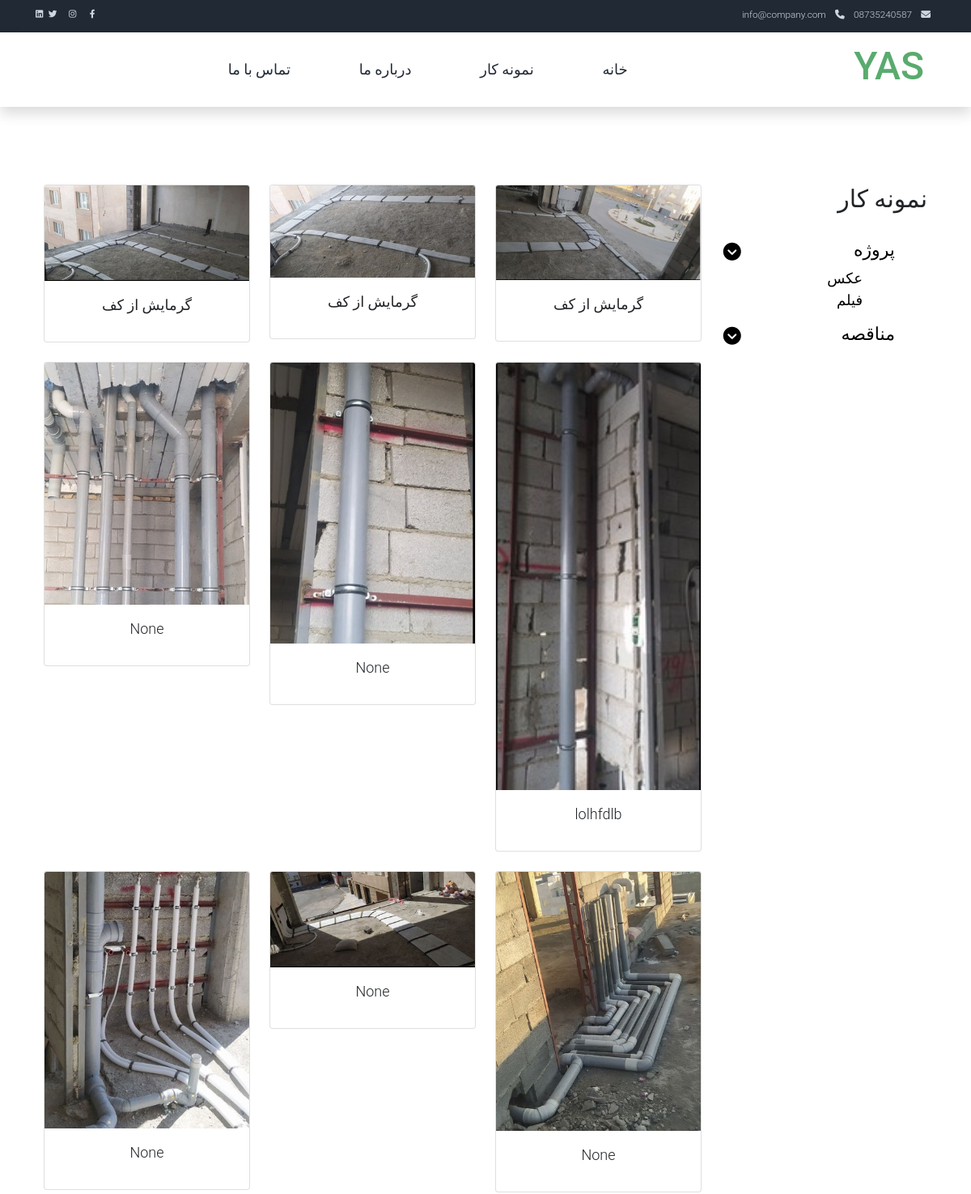
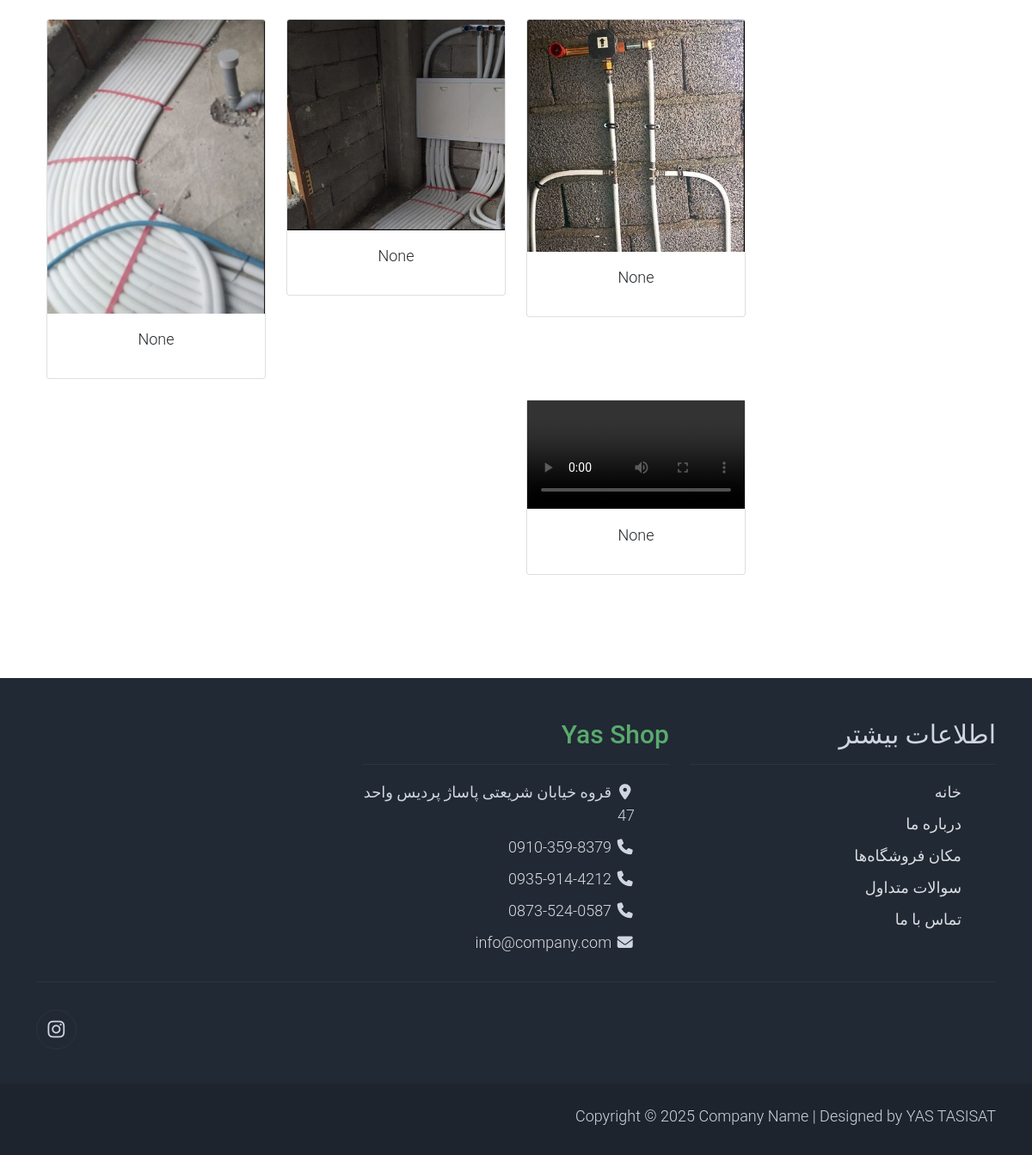
Screenshot of /sample/ with the database file from the repository (2 pictures, top to bottom).
### shop/models.py (models this page shows, shortened)
class MediaItem(models.Model):
    MEDIA_TYPE_CHOICES = (
        ('photo', 'عکس'),
        ('video', 'فیلم'),
    )
    category = models.ForeignKey(Category, on_delete=models.CASCADE)
    media_type = models.CharField(max_length=10, choices=MEDIA_TYPE_CHOICES)
    file = models.FileField(upload_to='gallery/')
    title = models.CharField(max_length=200, blank=True, null=True)

### shop/views.py (the view)
# urls.py: path('sample/', views.sample_view, name='sample'),
def sample_view(request):
    category = request.GET.get('cat')       # project OR monaghese
    media_type = request.GET.get('type')    # photo OR video
    items = MediaItem.objects.all()
    if category:
        items = items.filter(category__name=category)
    if media_type:
        items = items.filter(media_type=media_type)
    return render(request, 'catalog/sample.html', {
        'items': items,
    })

### shop/templates/catalog/sample.html (shortened to what this page needs)
{% extends 'catalog/base.html' %}
{% block content %}
{% load static %}
<body>
<div class="container py-5">
    <div class="row">
        <div class="col-lg-3">
            <h1 class="h2 pb-4">نمونه کار</h1>
            <ul class="list-unstyled templatemo-accordion">
                <li class="pb-3">
                    <a class="collapsed d-flex justify-content-between h3 text-decoration-none" href="#"
                       data-bs-toggle="collapse" data-bs-target="#collapseGender">
                        پروژه
                        <i class="fa fa-fw fa-chevron-circle-down mt-1"></i>
                    </a>
                    <ul id="collapseGender" class="collapse show list-unstyled pl-3">
                        <li><a class="text-decoration-none" href="{% url 'sample' %}?cat=project&type=photo">عکس</a>
                        </li>
                        <li><a class="text-decoration-none" href="{% url 'sample' %}?cat=project&type=video">فیلم</a>
                        </li>
                    </ul>
                </li>
                <li class="pb-3">
                    <a class="collapsed d-flex justify-content-between h3 text-decoration-none" href="#"
                       data-bs-toggle="collapse" data-bs-target="#collapseSale">
                        مناقصه
                        <i class="fa fa-fw fa-chevron-circle-down mt-1"></i>
                    </a>
                </li>
            </ul>
        </div>
  <div class="col-lg-9">
    <div class="row">
        {% for item in items %}
        <div class="col-md-4 mb-4">
            <div class="card">
                {% if item.media_type == 'photo' %}
                    <img src="{{ item.file.url }}" class="card-img-top">
                {% else %}
                    <video controls class="w-100">
                        <source src="{{ item.file.url }}" type="video/mp4">
                    </video>
                {% endif %}
                <div class="card-body text-center">
                    <p>{{ item.title }}</p>
                </div>
            </div>
        </div>
        {% endfor %}
    </div>
</div>
    </div>
</div>
{% endblock %}

### shop/templates/catalog/base.html (shortened to what this page needs)
<!DOCTYPE html>
  {% load static %}
<html lang="fa" dir="rtl">
  <head>
    <link rel="stylesheet" href="{% static 'catalog/assets/css/bootstrap.min.css' %}">
    <link rel="stylesheet" href="{% static 'catalog/assets/css/templatemo.css' %}">
    <link rel="stylesheet" href="{% static 'catalog/assets/css/custom.css' %}">
    <link rel="stylesheet" href="https://cdnjs.cloudflare.com/ajax/libs/font-awesome/6.4.0/css/all.min.css" />
  </head>
  <body>
    {% include 'catalog/partials/header.html' %}
    <main class="container my-5">
      {% block content %}{% endblock %}
    </main>
    {% include 'catalog/partials/footer.html' %}
  </body>
</html>

### shop/templates/catalog/partials/header.html (shortened to what this page needs)
<nav class="navbar navbar-expand-lg bg-dark navbar-light d-none d-lg-block" id="templatemo_nav_top">
    <div class="container text-light">
        <div class="w-100 d-flex justify-content-between">
            <div>
                <i class="fa fa-envelope mx-2"></i>
                <a class="navbar-sm-brand text-light text-decoration-none" href="mailto:info@company.com">info@company.com</a>
                <i class="fa fa-phone mx-2"></i>
                <a class="navbar-sm-brand text-light text-decoration-none" href="tel:010-020-0340">08735240587</a>
            </div>
            <div>
                <a class="text-light" href="#"></a>
                <a class="text-light" href="#"></a>
                <a class="text-light" href="#"></a>
                <a class="text-light" href="#"></a>
            </div>
        </div>
    </div>
</nav>
<nav class="navbar navbar-expand-lg navbar-light shadow">
    <div class="container d-flex justify-content-between align-items-center">
        <a class="navbar-brand text-success logo h1 align-self-center" href="{% url 'index' %}">
            YAS
        </a>
        <div class="align-self-center collapse navbar-collapse flex-fill d-lg-flex justify-content-lg-between" id="templatemo_main_nav">
            <div class="flex-fill">
                <ul class="nav navbar-nav d-flex justify-content-between mx-lg-auto">
                    <li class="nav-item"><a class="nav-link" href="{% url 'index' %}">خانه</a></li>
                    <li class="nav-item"><a class="nav-link" href="{% url 'sample' %}">نمونه کار</a></li>
                    <li class="nav-item"><a class="nav-link" href="{% url 'about' %}">درباره ما</a></li>
                    <li class="nav-item"><a class="nav-link" href="{% url 'contact' %}">تماس با ما</a></li>
                </ul>
            </div>
        </div>
    </div>
</nav>

### shop/templates/catalog/partials/footer.html
<footer class="bg-dark" id="tempaltemo_footer">
    <div class="container">
        <div class="row">
            <div class="col-md-4 pt-5">
                <h2 class="h2 text-light border-bottom pb-3 border-light">اطلاعات بیشتر</h2>
                <ul class="list-unstyled text-light footer-link-list">
                    <li><a class="text-decoration-none" href="#">خانه</a></li>
                    <li><a class="text-decoration-none" href="#">درباره ما</a></li>
                    <li><a class="text-decoration-none" href="#">مکان فروشگاه‌ها</a></li>
                    <li><a class="text-decoration-none" href="#">سوالات متداول</a></li>
                    <li><a class="text-decoration-none" href="#">تماس با ما</a></li>
                </ul>
            </div>
            <div class="col-md-4 pt-5">
                <h2 class="h2 text-success border-bottom pb-3 border-light logo">Yas Shop</h2>
                <ul class="list-unstyled text-light footer-link-list">
                    <li><i class="fas fa-map-marker-alt fa-fw"></i> قروه خیابان شریعتی پاساژ پردیس واحد 47</li>
                    <li><i class="fa fa-phone fa-fw"></i> <a class="text-decoration-none" href="tel:010-020-0340">0910-359-8379</a>
                    </li>
                    <li><i class="fa fa-phone fa-fw"></i> <a class="text-decoration-none" href="tel:010-020-0340">0935-914-4212</a>
                    </li>
                    <li><i class="fa fa-phone fa-fw"></i> <a class="text-decoration-none" href="tel:010-020-0340">0873-524-0587</a>
                    </li>
                    <li><i class="fa fa-envelope fa-fw"></i> <a class="text-decoration-none"
                                                                href="mailto:info@company.com">info@company.com</a></li>
                </ul>
            </div>
        </div>
        <div class="row text-light mb-4">
            <div class="col-12 mb-3">
                <div class="w-100 my-3 border-top border-light"></div>
            </div>
            <div class="col-auto me-auto">
                <ul class="list-inline text-left footer-icons">
                    <li class="list-inline-item border border-light rounded-circle text-center">
                        <a class="text-light text-decoration-none" target="_blank" href="yas_facilities_complex"><i
                                class="fab fa-instagram fa-lg fa-fw"></i></a>
                    </li>
                </ul>
            </div>
        </div>
    </div>
    <div class="w-100 bg-black py-3">
        <div class="container">
            <div class="row pt-2">
                <div class="col-12">
                    <p class="text-left text-light">
                        Copyright &copy; 2025 Company Name
                        | Designed by YAS TASISAT
                    </p>
                </div>
            </div>
        </div>
    </div>
</footer>

### shop/templates/static/catalog/assets/css/templatemo.css (style rules this page uses)
body, ul, li, p, a, label, input, div { font-family: 'Roboto', sans-serif; font-size: 18px !important; font-weight: 300 !important; }
.h1 { font-family: 'Roboto', sans-serif; font-size: 48px !important; font-weight: 200 !important; }
.h2 { font-family: 'Roboto', sans-serif; font-size: 30px !important; font-weight: 300; }
.h3 { font-family: 'Roboto', sans-serif; font-size: 22px !important; }
.logo { font-weight: 500 !important; }
.text-success { color: #59ab6e !important; }
.text-light { color: #cfd6e1 !important; }
.bg-dark { background-color: #212934 !important; }
.bg-black { background-color: #1d242d !important; }
#templatemo_nav_top { min-height: 40px; }
#templatemo_nav_top * { font-size: .9em !important; }
#templatemo_main_nav a { color: #212934; }
.templatemo-accordion a { color: #000; }
#tempaltemo_footer a { color: #dcdde1; }
#tempaltemo_footer ul.footer-link-list li { padding-top: 10px; }
#tempaltemo_footer ul.footer-icons li { width: 2.6em; height: 2.6em; line-height: 2.6em; }
#tempaltemo_footer .border-light { border-color: #2d343f !important; }
@media (min-width: 768px) { #templatemo_main_nav .navbar-nav { max-width: 450px; } }
@media (min-width: 992px) { #templatemo_main_nav .navbar-nav { max-width: 550px; } }

### rows the page displays
MediaItem: file (picture), title "گرمایش از کف"
MediaItem: file (picture), title "گرمایش از کف"
MediaItem: file (picture), title "گرمایش از کف"
MediaItem: file (picture), title "lolhfdlb"
MediaItem: file (picture), title "None"
MediaItem: file (picture), title "None"
MediaItem: file (picture), title "None"
MediaItem: file (picture), title "None"
MediaItem: file (picture), title "None"
MediaItem: file (picture), title "None"
MediaItem: file (picture), title "None"
MediaItem: file (picture), title "None"
MediaItem: title "None"
